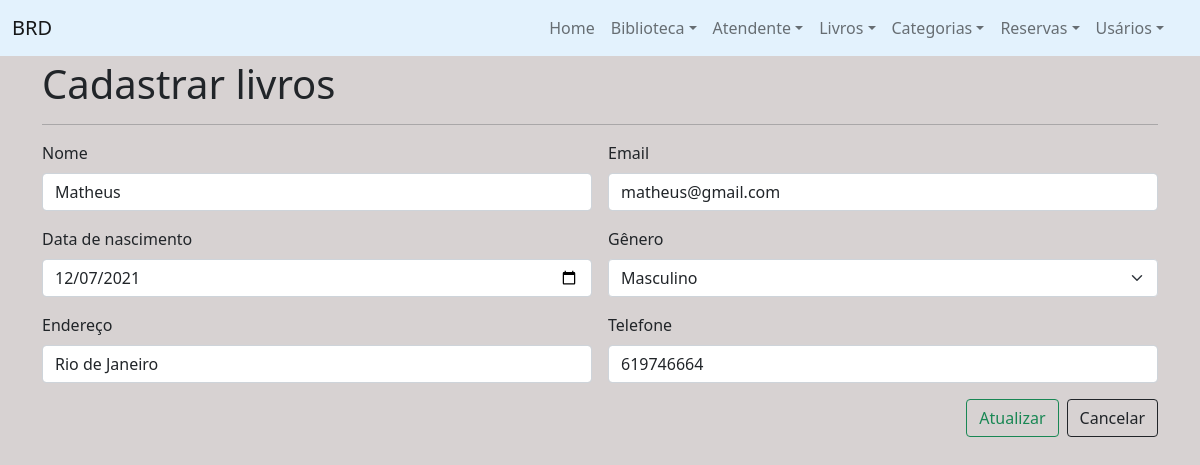
Page /?page=usuario-editar&id=1 on the committed database.
### tables this page shows
CREATE TABLE `aluno` (
  `id_aluno` int(10) NOT NULL,
  `nome_aluno` varchar(100) DEFAULT NULL,
  `end_aluno` varchar(100) DEFAULT NULL,
  `email_aluno` varchar(100) DEFAULT NULL,
  `fone_aluno` varchar(20) DEFAULT NULL,
  `data_nasc_aluno` date DEFAULT NULL,
  `genero_aluno` char(1) DEFAULT NULL
);

### pages/usuario-editar.php (the view, shortened to what this page needs)
<?php
$id= $_REQUEST["id"];
$query = "select id_aluno as id, nome_aluno as nome, end_aluno as endereco,
                email_aluno as email,fone_aluno as fone, data_nasc_aluno as data,
                genero_aluno as genero
            from aluno
            where id_aluno = $id";
$result = $conn->query($query);
$obj = $result->fetch_object();
?>
<section class="context">
    <h1>Cadastrar livros</h1>
    <hr/>
    <form class="row g-3" method="POST" action="?page=usuario-salvar">
        <div class="col-md-6">
            <label for="nome" class="form-label">Nome</label>
            <input type="text" class="form-control"
                   id="nome" name="nome" value="<?php echo $obj->nome ?>" required>
        </div>
        <div class="col-md-6">
            <label for="email" class="form-label">Email</label>
            <input type="email" class="form-control" id="email" name="email"
                   placeholder="example@example.com" value="<?php echo $obj->email ?>" required>
        </div>
        <div class="col-md-6">
            <label for="data_nasc" class="form-label">Data de nascimento</label>
            <input type="date" class="form-control" id="data_nasc"
                   name="data_nasc" value="<?php echo $obj->data ?>" required>
        </div>
        <div class="col-md-6">
            <label for="genero" class="form-label">Gênero</label>
            <select id="genero" name="genero" class="form-select" required>
                <option value="M" <?php echo ($obj->genero == "M" ? "selected": null); ?>>Masculino</option>
            </select>
        </div>
        <div class="col-md-6">
            <label for="endereco" class="form-label">Endereço</label>
            <input type="text" class="form-control" id="endereco"
                   name="endereco" value="<?php echo $obj->endereco ?>" required>
        </div>
        <div class="col-md-6">
            <label for="telefone" class="form-label">Telefone</label>
            <input type="text" class="form-control" id="telefone" name="telefone"
                   placeholder="(00) 00000-0000" value="<?php echo $obj->fone ?>" required>
        </div>
        <div class="d-grid gap-2 d-md-flex justify-content-md-end">
            <button class="btn btn-outline-success" type="submit">Atualizar</button>
            <a class="btn btn-outline-dark" href="?page=usuario-listar">Cancelar</a>
        </div>
    </form>
</section>

### css/style.css (style rules this page uses)
body { background: #d7d2d2; }

### rows in the picture
aluno: nome "Matheus", email "matheus@gmail.com", data_nasc "12/07/2021", genero "Masculino", endereco "Rio de Janeiro", telefone "619746664"
